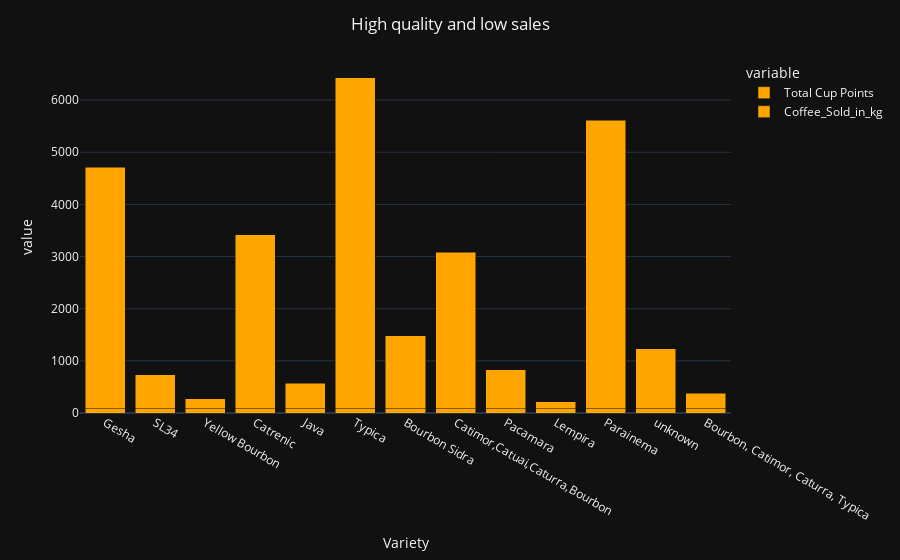

This figure's notebook cell:
### Code cell
fig = (
    px.bar(plot_low_sales_high_quality, x='Variety', y=['Total Cup Points', 'Coffee_Sold_in_kg'], barmode='stack')
    .update_layout(
        title='High quality and low sales',
        title_x=0.5,
        template = 'plotly_dark',
      )
        .update_traces(
    marker_color='#ffa500'
    )
)

fig.show()

### Figure 1 — Plotly figure (JSON) as saved in the notebook; plotly's stock layout.template omitted (floating-point values rounded to 4 significant figures)
{"data": [{"alignmentgroup": "True", "hovertemplate": "variable=Total Cup Points<br>Variety=%{x}<br>value=%{y}<extra></extra>", "legendgroup": "Total Cup Points", "marker": {"color": "#ffa500", "pattern": {"shape": ""}}, "name": "Total Cup Points", "offsetgroup": "Total Cup Points", "orientation": "v", "showlegend": true, "textposition": "auto", "type": "bar", "x": ["Gesha", "SL34", "Yellow Bourbon", "Catrenic", "Java", "Typica", "Bourbon Sidra", "Catimor,Catuai,Caturra,Bourbon", "Pacamara", "Lempira", "Parainema", "unknown", "Bourbon, Catimor, Caturra, Typica"], "xaxis": "x", "y": [85.43, 84.94, 84.78, 84.58, 84.09, 83.91, 83.75, 83.67, 83.41, 83.25, 83.12, 82.89, 82.67], "yaxis": "y"}, {"alignmentgroup": "True", "hovertemplate": "variable=Coffee_Sold_in_kg<br>Variety=%{x}<br>value=%{y}<extra></extra>", "legendgroup": "Coffee_Sold_in_kg", "marker": {"color": "#ffa500", "pattern": {"shape": ""}}, "name": "Coffee_Sold_in_kg", "offsetgroup": "Coffee_Sold_in_kg", "orientation": "v", "showlegend": true, "textposition": "auto", "type": "bar", "x": ["Gesha", "SL34", "Yellow Bourbon", "Catrenic", "Java", "Typica", "Bourbon Sidra", "Catimor,Catuai,Caturra,Bourbon", "Pacamara", "Lempira", "Parainema", "unknown", "Bourbon, Catimor, Caturra, Typica"], "xaxis": "x", "y": [4629, 649, 186, 3330, 487, 6347, 1400, 3000, 750, 135, 5535, 1149, 300], "yaxis": "y"}], "layout": {"autosize": true, "barmode": "stack", "legend": {"title": {"text": "variable"}, "tracegroupgap": 0}, "margin": {"t": 60}, "title": {"text": "High quality and low sales", "x": 0.5}, "xaxis": {"anchor": "y", "autorange": true, "domain": [0, 1], "range": [-0.5, 12.5], "title": {"text": "Variety"}, "type": "category"}, "yaxis": {"anchor": "x", "autorange": true, "domain": [0, 1], "range": [0, 6769.0], "title": {"text": "value"}, "type": "linear"}}}
